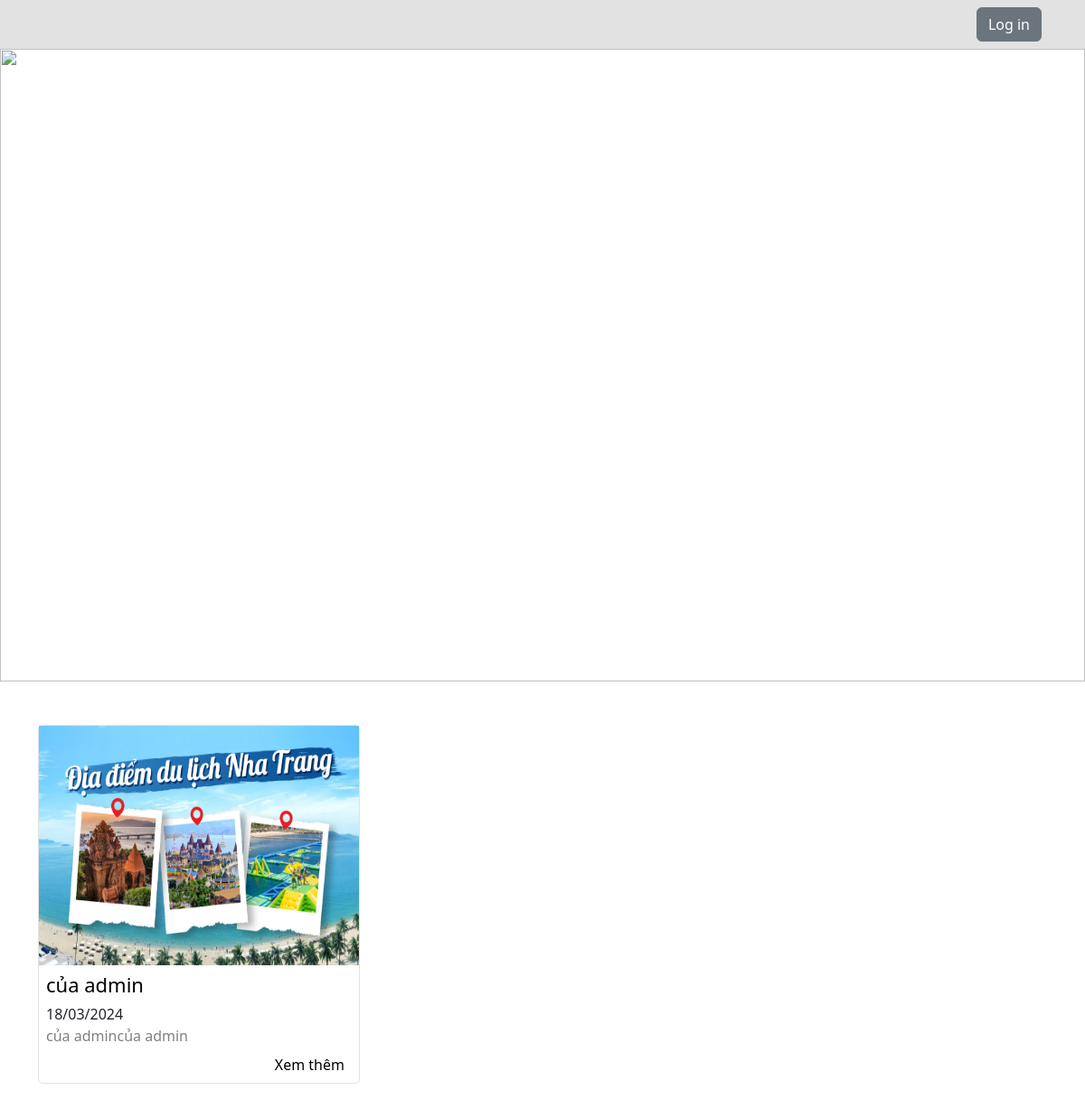
The app's page /, older data.
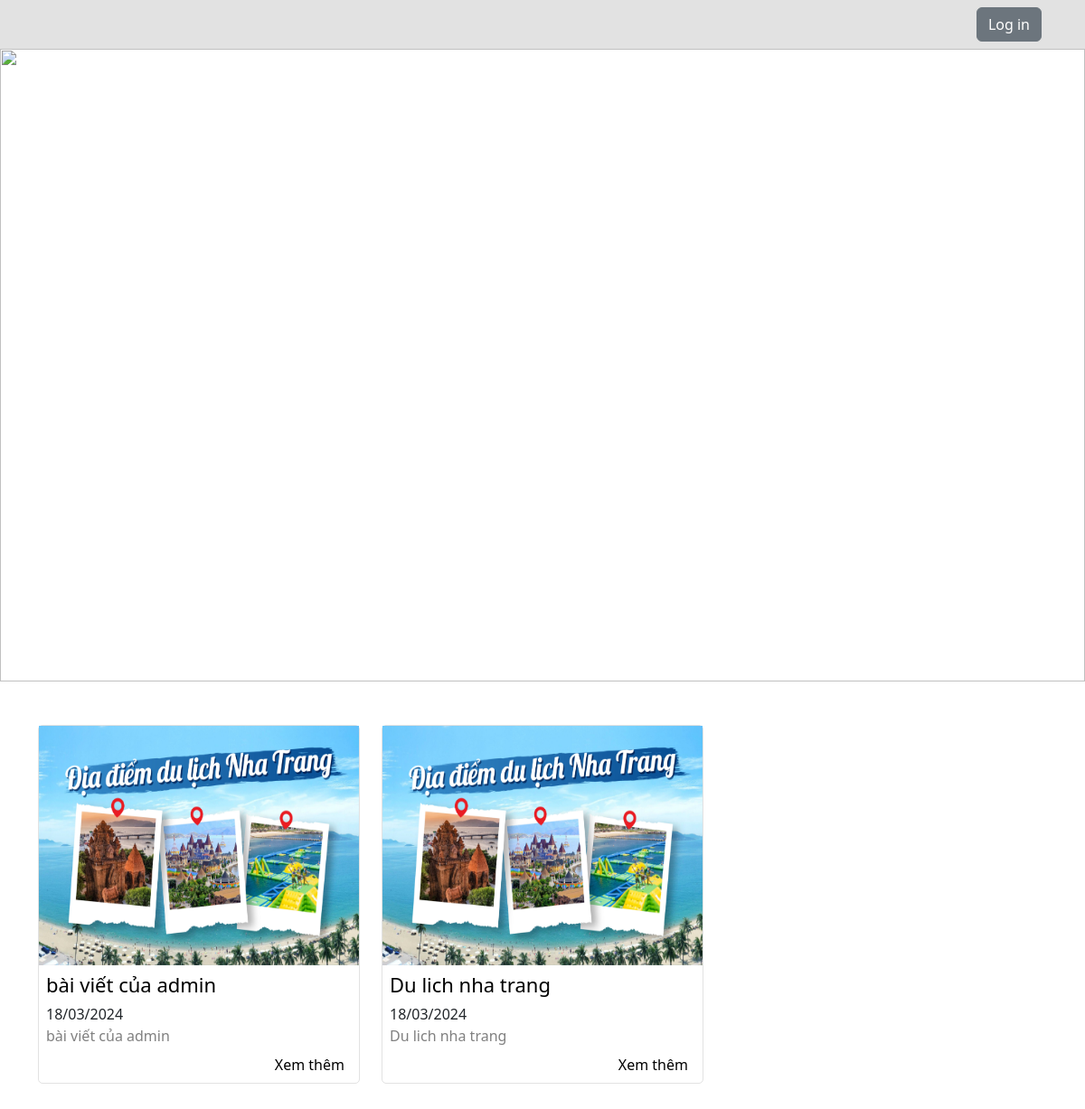
The same page, newer data.
### ui/models.py (models this page shows, shortened)
class Blog(models.Model):
	image = models.FileField(upload_to="static/images", unique= True, null=True, blank=True)
	title = models.CharField(max_length=255, null=True, blank=True)
	short_content = models.CharField(max_length=255, null=True, blank=True)
	content = models.TextField()
	created_at = models.DateTimeField(auto_now_add=True, null=True, blank=True)
	user = models.ForeignKey(User, on_delete=models.CASCADE, null=True, blank=True)

### ui/views.py (the view)
# urls.py: path('', HomePage.as_view(), name = "home-page"),
class HomePage(ListView):
	model = Blog
	template_name = "home/home.html"
	context_object_name = "blog"
	def  get_queryset(self):
		blog = Blog.objects.all().order_by('-created_at')
		return blog;

### ui/templates/home/home.html (shortened to what this page needs)
{% extends 'layout.html'%}
{% load static %}
{% block static %}
<link rel="stylesheet" type="text/css" href="{% static 'css/home.css'%}">
{% endblock %}
{% block content %}
<div>
    <img src="https://nhatrangnow.com/wp-content/uploads/2022/05/PicsArt_08-25-09.22.38.jpg" class="banner">
</div>
<div class=" container py-5">
    <div class="row">
        {% if blog|length > 0 %}
        {% for item in blog %}
        <div class="col-4 pb-3">
            <div class="container-blog h-100 d-flex flex-column">
                <div>
                    <img src="{{ item.image }}" class="w-100 img-blog">
                </div>
                <div class="p-2 d-flex flex-column justify-content-between flex-fill">
                    <div>
                        <a href="{% url 'blog-detail' item.id %}">
                            <h1>{{ item.title }}</h1>
                        </a>
                        <div class="text-right">18/03/2024</div>
                        <div class="short-content mb-2">
                            <span>{{ item.short_content }}</span>
                        </div>
                    </div>
                    <div class="text-end px-2">
                        <a href="{% url 'blog-detail' item.id %}">Xem thêm</a>
                    </div>
                </div>
            </div>
        </div>
        {% endfor %}
        {% endif %}
    </div>
</div>
{% endblock%}

Row changes from the older to the newer data that the page shows:
removed Blog: image (picture), title "của admin", short_content "của admincủa admin"
added Blog: image (picture), title "bài viết của admin", short_content "bài viết của admin"
added Blog: image (picture), title "Du lich nha trang", short_content "Du lich nha trang"
